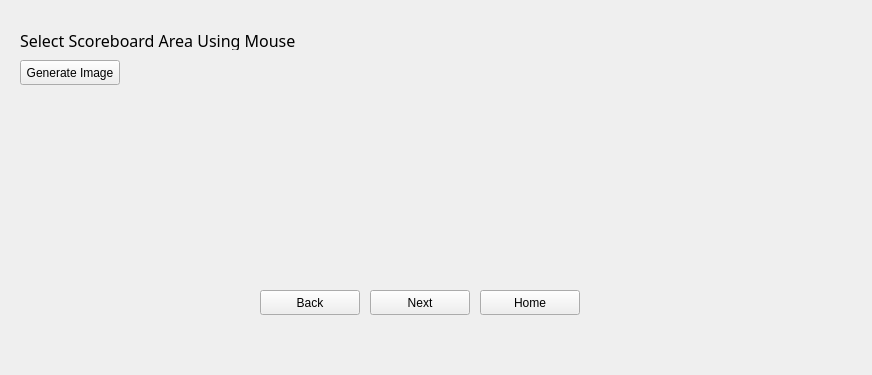
<?xml version="1.0" encoding="UTF-8"?>
<ui version="4.0">
 <class>SelectImage</class>
 <widget class="QMainWindow" name="SelectImage">
  <property name="geometry">
   <rect>
    <x>0</x>
    <y>0</y>
    <width>872</width>
    <height>375</height>
   </rect>
  </property>
  <property name="windowTitle">
   <string>Quick Cricket</string>
  </property>
  <property name="windowIcon">
   <iconset>
    <normaloff>../cricket.png</normaloff>../cricket.png</iconset>
  </property>
  <property name="autoFillBackground">
   <bool>false</bool>
  </property>
  <property name="styleSheet">
   <string notr="true"/>
  </property>
  <widget class="QWidget" name="centralwidget">
   <widget class="QLabel" name="ins_label">
    <property name="geometry">
     <rect>
      <x>20</x>
      <y>30</y>
      <width>281</width>
      <height>20</height>
     </rect>
    </property>
    <property name="font">
     <font>
      <family>Rockwell</family>
      <pointsize>12</pointsize>
     </font>
    </property>
    <property name="text">
     <string>Select Scoreboard Area Using Mouse</string>
    </property>
   </widget>
   <widget class="QPushButton" name="btn_gen_img">
    <property name="enabled">
     <bool>true</bool>
    </property>
    <property name="geometry">
     <rect>
      <x>20</x>
      <y>60</y>
      <width>100</width>
      <height>25</height>
     </rect>
    </property>
    <property name="text">
     <string>Generate Image</string>
    </property>
   </widget>
   <widget class="QPushButton" name="btn_next">
    <property name="enabled">
     <bool>true</bool>
    </property>
    <property name="geometry">
     <rect>
      <x>370</x>
      <y>290</y>
      <width>100</width>
      <height>25</height>
     </rect>
    </property>
    <property name="text">
     <string>Next</string>
    </property>
   </widget>
   <widget class="QPushButton" name="btn_back">
    <property name="enabled">
     <bool>true</bool>
    </property>
    <property name="geometry">
     <rect>
      <x>260</x>
      <y>290</y>
      <width>100</width>
      <height>25</height>
     </rect>
    </property>
    <property name="text">
     <string>Back</string>
    </property>
   </widget>
   <widget class="QPushButton" name="btn_home">
    <property name="enabled">
     <bool>true</bool>
    </property>
    <property name="geometry">
     <rect>
      <x>480</x>
      <y>290</y>
      <width>100</width>
      <height>25</height>
     </rect>
    </property>
    <property name="text">
     <string>Home</string>
    </property>
   </widget>
  </widget>
 </widget>
 <resources/>
 <connections/>
</ui>
